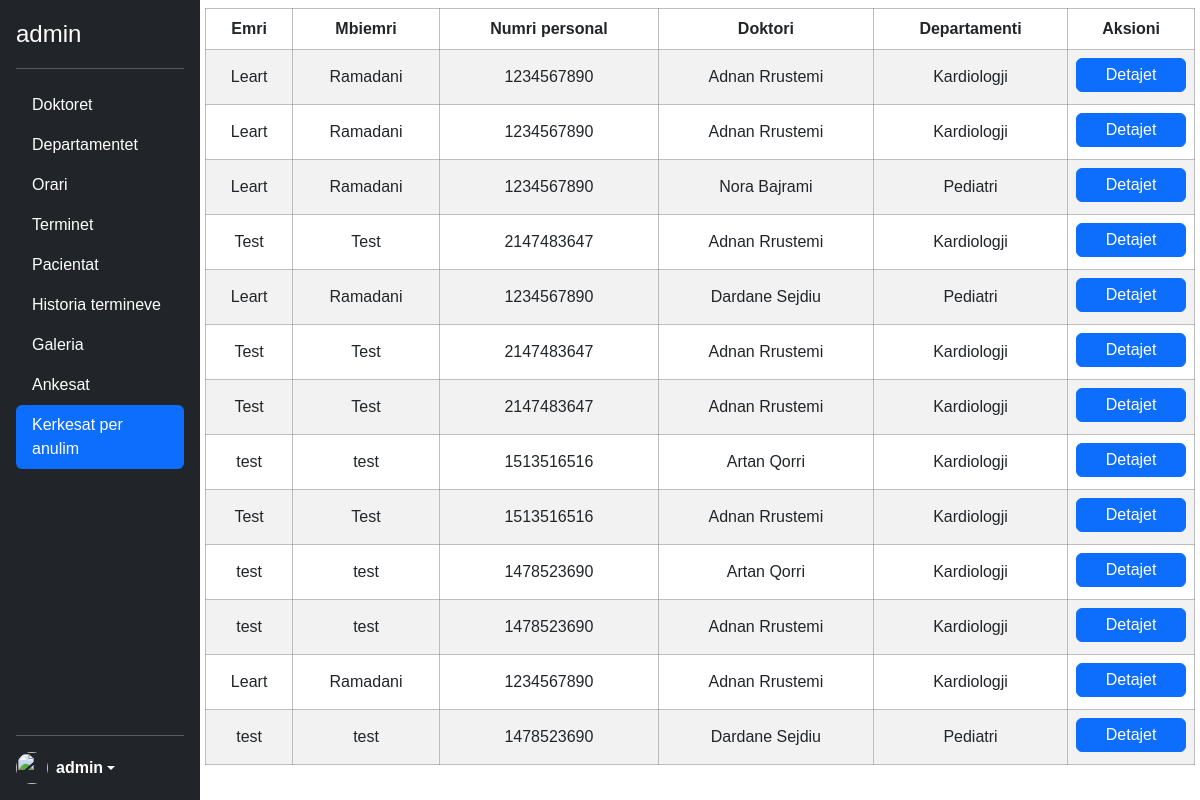
The page /admin/kerkesatAnulimit.php (signed in) on the database as committed earlier.
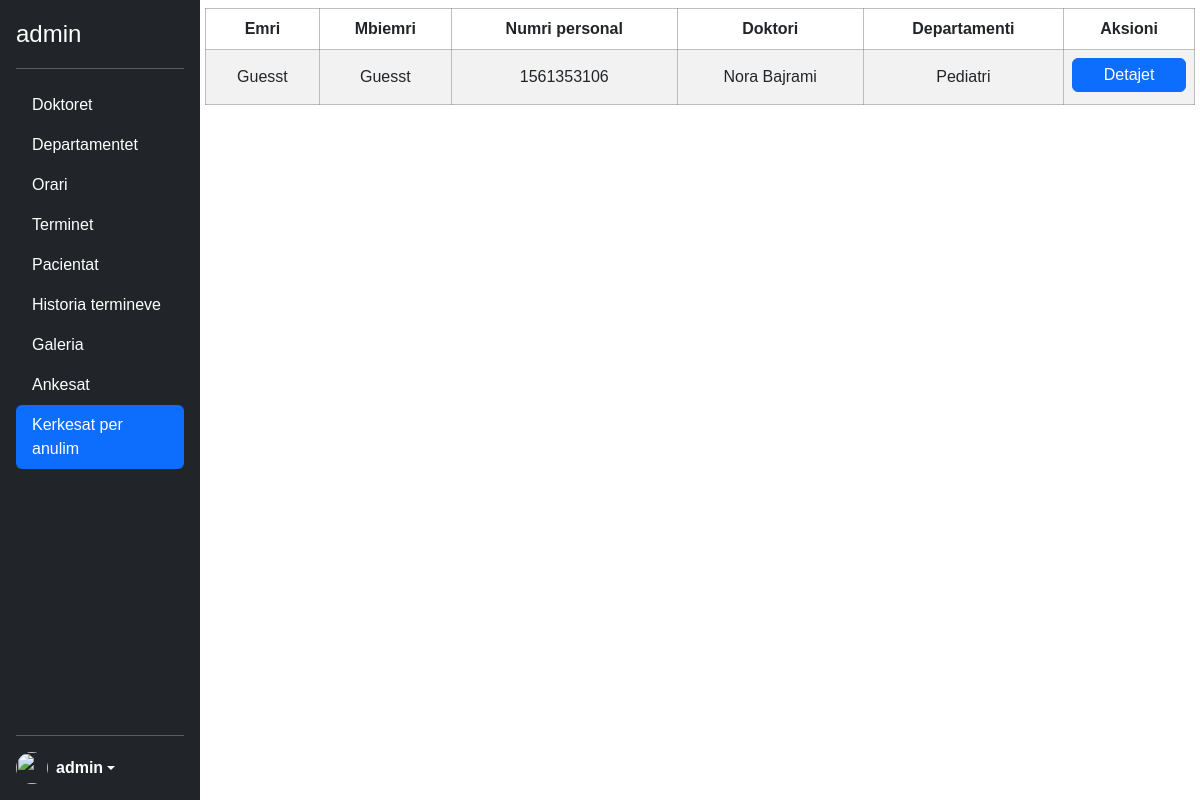
The same page on the database as committed later.
### tables this page shows
CREATE TABLE `kerkesatanulimit` (
  `id` int(11) NOT NULL,
  `emri_pacientit` varchar(100) NOT NULL,
  `mbiemri_pacientit` varchar(100) NOT NULL,
  `numri_personal` int(10) NOT NULL,
  `email` varchar(100) NOT NULL,
  `telefoni` varchar(100) NOT NULL,
  `doktori` varchar(100) NOT NULL,
  `departamenti` varchar(100) NOT NULL,
  `data` date NOT NULL,
  `ora` time NOT NULL,
  `arsyeja_anulimit` varchar(150) NOT NULL
);

### admin/kerkesatAnulimit.php (the view, shortened to what this page needs)
<?php
include('../config.php');
?>
<?php include('header.php') ?>
</head>
<body>
    <div class="sideBlock">
        <button type="button" class="ham" id="ham_menu"><i class="fa-solid fa-bars"></i></button>
    </div>
    <div class="d-flex flex-column flex-shrink-0 p-3 text-white bg-dark sidebar">
        <p class="d-flex align-items-center mb-3 mb-md-0 me-md-auto text-white text-decoration-none">
            <span class="fs-4"><?php echo $_SESSION['admin'] ?></span>
        </p>
        <hr>
        <ul class="nav nav-pills flex-column mb-auto">
            <li class="nav-item"><a href="doktoret.php" class="nav-link text-white">Doktoret</a></li>
            <li><a href="departamentet.php" class="nav-link text-white">Departamentet</a></li>
            <li><a href="orari.php" class="nav-link text-white">Orari</a></li>
            <li><a href="terminet.php" class="nav-link text-white">Terminet</a></li>
            <li><a href="pacientat.php"" class=" nav-link text-white">Pacientat</a></li>
            <li><a href="historiaTerminit.php" class="nav-link text-white">Historia termineve</a></li>
            <li class="nav-item"><a href="galeria.php" class="nav-link text-white">Galeria</a></li>
            <li><a href="ankesat.php" class="nav-link text-white">Ankesat</a></li>
            <li><a href="kerkesatAnulimit.php" class="nav-link text-white active" aria-current="page">Kerkesat per anulim</a></li>
        </ul>
        <hr>
        <div class="dropdown">
            <a href="#" class="d-flex align-items-center text-white text-decoration-none dropdown-toggle" id="dropdownUser1" data-bs-toggle="dropdown" aria-expanded="false">
                <img src="https://w7.pngwing.com/pngs/200/420/png-transparent-user-profile-computer-icons-overview-rectangle-black-data-thumbnail.png" alt="" width="32" height="32" class="rounded-circle me-2">
                <strong><?php echo $_SESSION['admin'] ?></strong>
            </a>
        </div>
    </div>
    <?php
    $sql = "SELECT * FROM kerkesatanulimit";
    $stm = $con->prepare($sql);
    $stm->execute();
    $data = $stm->fetchAll();
    if (!$data) {
        $empty = 'empty';
    } else {
        $empty = '';
    }
    ?>
    <main class="main mainRes">
        <?php if ($empty == '') : ?>
            <table class="table table-striped text-center mt-2 table_patient">
                <thead>
                    <tr>
                        <th scope="col">Emri</th>
                        <th scope="col">Mbiemri</th>
                        <th scope="col">Numri personal</th>
                        <th scope="col">Doktori</th>
                        <th scope="col">Departamenti</th>
                        <th scope="col">Aksioni</th>
                    </tr>
                </thead>
                <tbody>
                    <?php foreach ($data as $data) : ?>
                        <tr>
                            <td><?= $data['emri_pacientit'] ?></td>
                            <td><?= $data['mbiemri_pacientit'] ?></td>
                            <td><?= $data['numri_personal'] ?></td>
                            <td><?= $data['doktori'] ?></td>
                            <td><?= $data['departamenti'] ?></td>
                            <td>
                                <a class="text-decoration-none text-white" href="tedhenatKerkesave.php?id=<?= $data['id']  ?>">
                                    <button class="btn btn-primary w-100 p-1 text-white mb-1 rez">Detajet</button>
                                </a>
                            </td>
                        </tr>
                    <?php endforeach; ?>
                </tbody>
            </table>
        <?php endif; ?>
    </main>
</body>
</html>

Rows that differ between the two databases and show on the page:
removed kerkesatanulimit: emri_pacientit "Leart", mbiemri_pacientit "Ramadani", numri_personal "1234567890", doktori "Adnan Rrustemi", departamenti "Kardiologji"
removed kerkesatanulimit: emri_pacientit "Leart", mbiemri_pacientit "Ramadani", numri_personal "1234567890", doktori "Adnan Rrustemi", departamenti "Kardiologji"
removed kerkesatanulimit: emri_pacientit "Leart", mbiemri_pacientit "Ramadani", numri_personal "1234567890", doktori "Nora Bajrami", departamenti "Pediatri"
removed kerkesatanulimit: emri_pacientit "Test", mbiemri_pacientit "Test", numri_personal "2147483647", doktori "Adnan Rrustemi", departamenti "Kardiologji"
removed kerkesatanulimit: emri_pacientit "Leart", mbiemri_pacientit "Ramadani", numri_personal "1234567890", doktori "Dardane Sejdiu", departamenti "Pediatri"
removed kerkesatanulimit: emri_pacientit "Test", mbiemri_pacientit "Test", numri_personal "2147483647", doktori "Adnan Rrustemi", departamenti "Kardiologji"
removed kerkesatanulimit: emri_pacientit "Test", mbiemri_pacientit "Test", numri_personal "2147483647", doktori "Adnan Rrustemi", departamenti "Kardiologji"
removed kerkesatanulimit: emri_pacientit "test", mbiemri_pacientit "test", numri_personal "1513516516", doktori "Artan Qorri", departamenti "Kardiologji"
removed kerkesatanulimit: emri_pacientit "Test", mbiemri_pacientit "Test", numri_personal "1513516516", doktori "Adnan Rrustemi", departamenti "Kardiologji"
removed kerkesatanulimit: emri_pacientit "test", mbiemri_pacientit "test", numri_personal "1478523690", doktori "Artan Qorri", departamenti "Kardiologji"
removed kerkesatanulimit: emri_pacientit "test", mbiemri_pacientit "test", numri_personal "1478523690", doktori "Adnan Rrustemi", departamenti "Kardiologji"
removed kerkesatanulimit: emri_pacientit "Leart", mbiemri_pacientit "Ramadani", numri_personal "1234567890", doktori "Adnan Rrustemi", departamenti "Kardiologji"
removed kerkesatanulimit: emri_pacientit "test", mbiemri_pacientit "test", numri_personal "1478523690", doktori "Dardane Sejdiu", departamenti "Pediatri"
added kerkesatanulimit: emri_pacientit "Guesst", mbiemri_pacientit "Guesst", numri_personal "1561353106", doktori "Nora Bajrami", departamenti "Pediatri"
